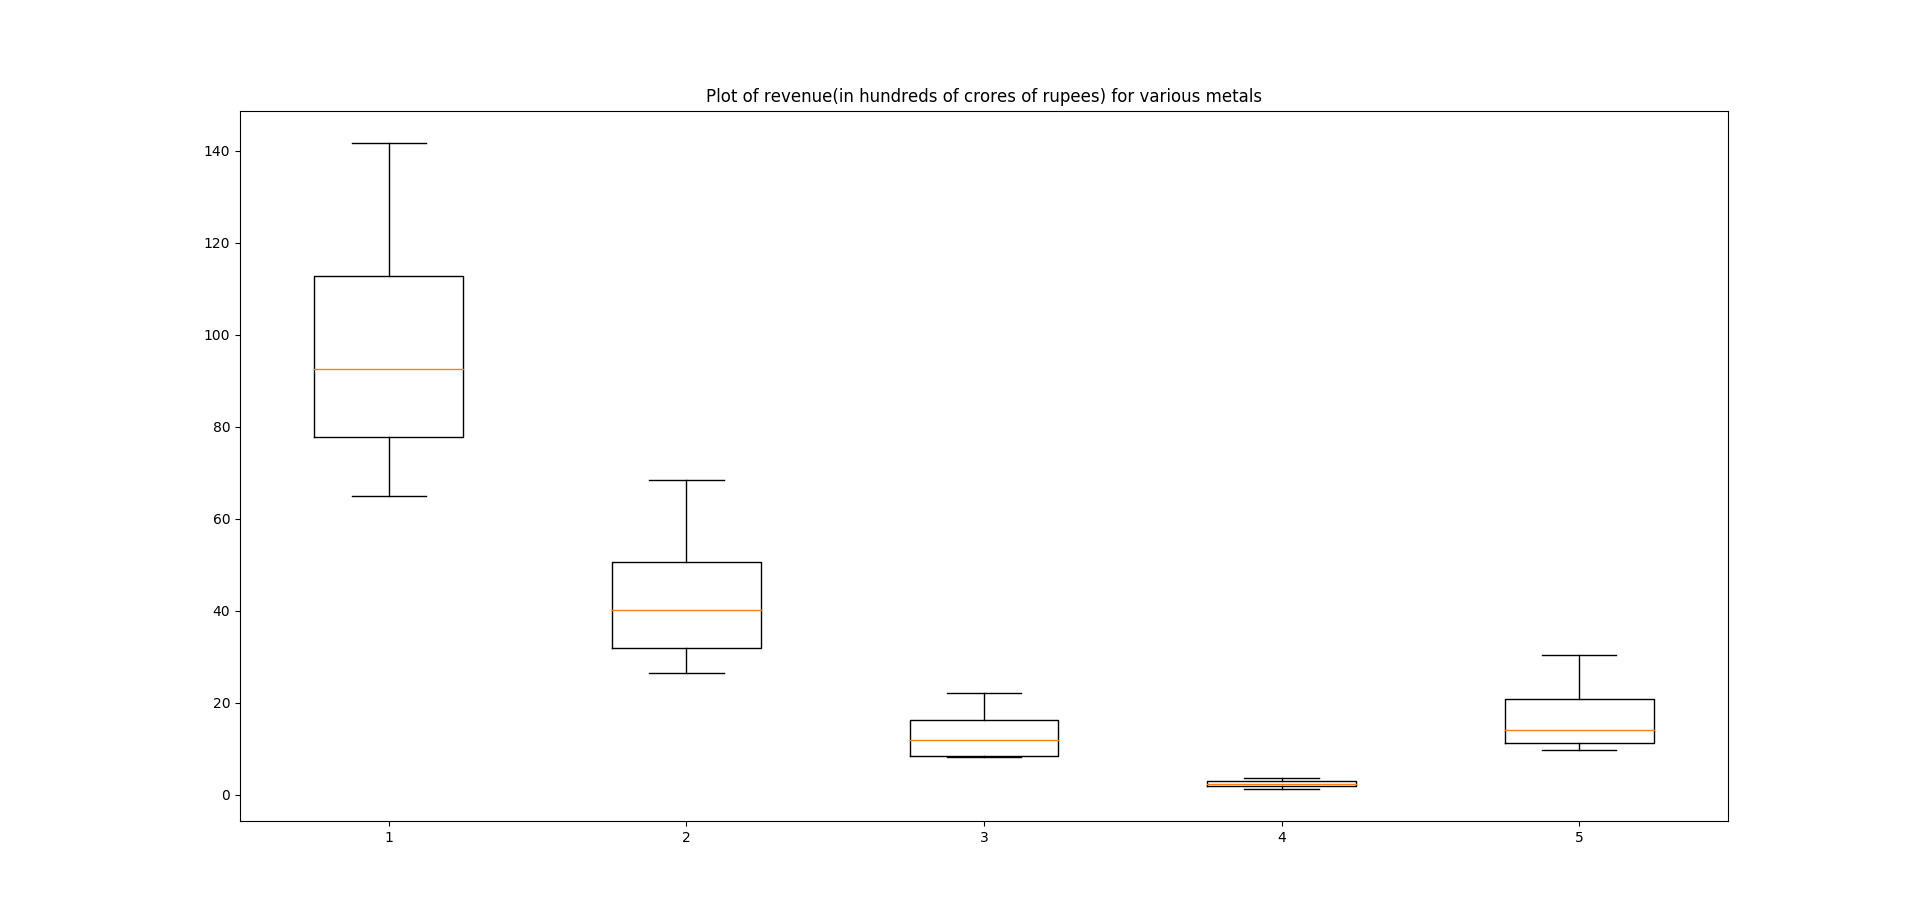

Recreate this plot in Python.


import numpy

import matplotlib.pyplot as plt
import pandas as pd
import numpy as np

data=pd.read_csv("customs_revenue.csv")
data=data.as_matrix()




# don't show outlier points
plt.figure()
plt.boxplot(np.transpose(data[11:16,2:10]/100), 0,'')
plt.title('Plot of revenue(in hundreds of crores of rupees) for various metals')

plt.show()
